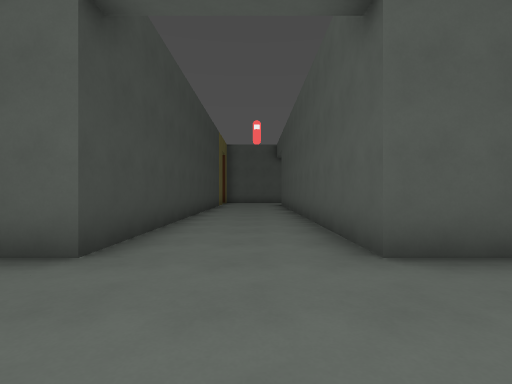
View 1 (above)

23 first-person views from a walk through a 3-D level made in the Godot game engine. The camera is 1.3 m above the floor, looks level and sees 85° across. The floor is counted in squares, 2 m on a side. Each view is taken from the middle of a square. On the plan, view 1 faces up. The plan holds only what a view shows up to about 9 squares ahead; the rest is blank. The place goes on beyond the plan. Characters and animated objects are not drawn. Door leaves are left out where a doorway can be walked through.

View 2
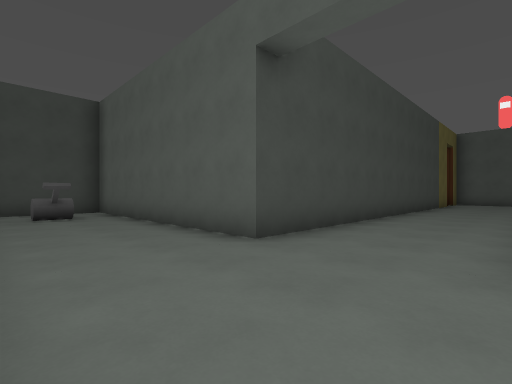

View 3
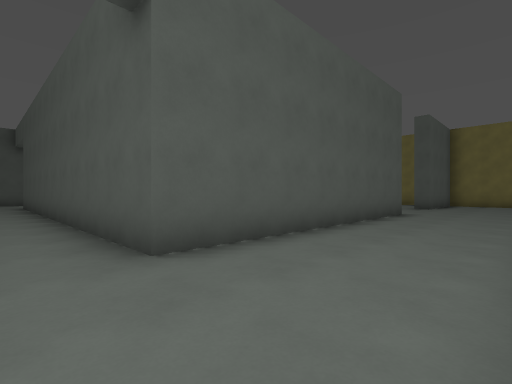

View 4
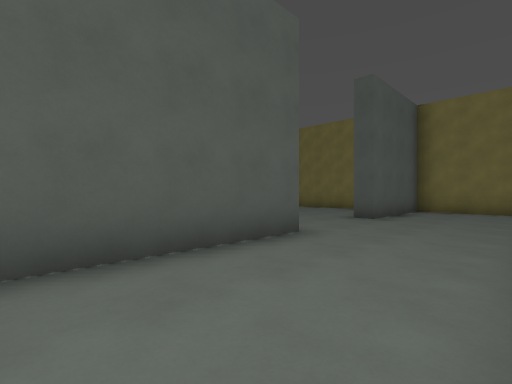

View 5
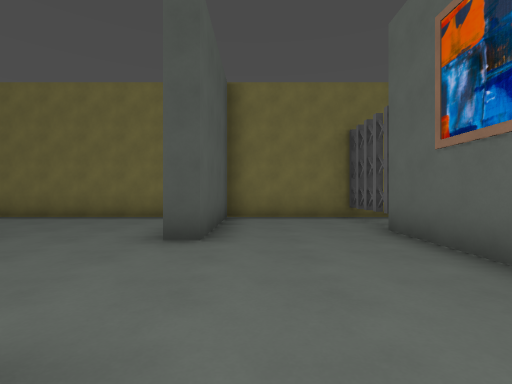

View 6
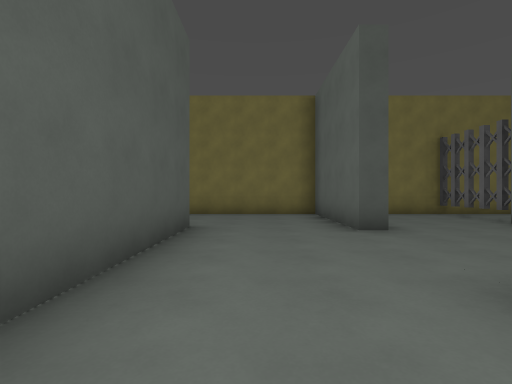

View 7
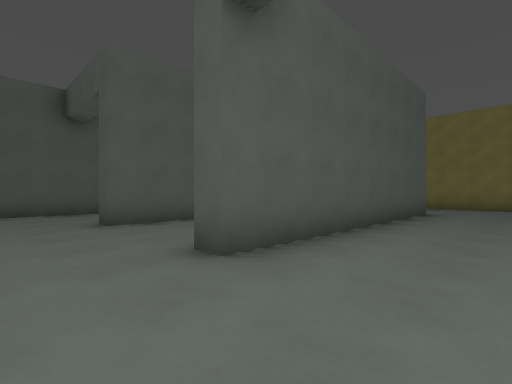

View 8
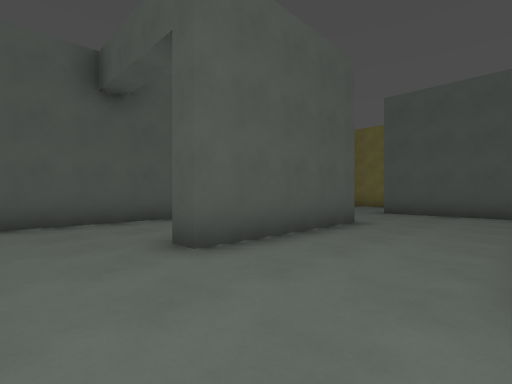

View 9
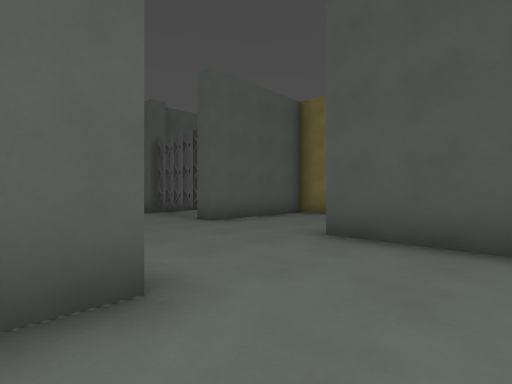

View 10
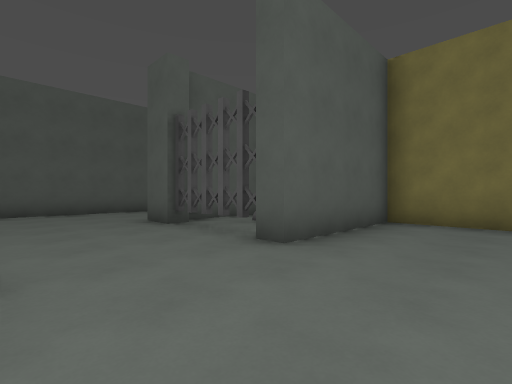

View 11
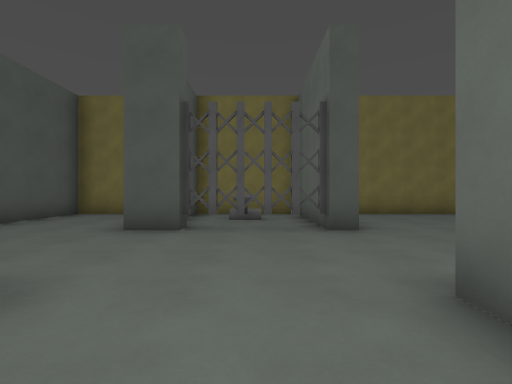

View 12
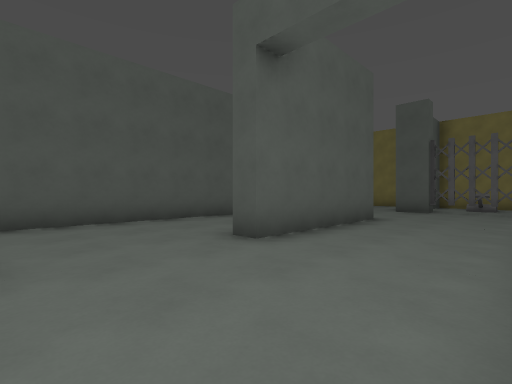

View 13
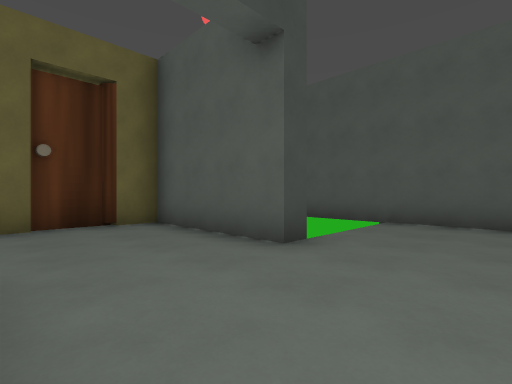

View 14
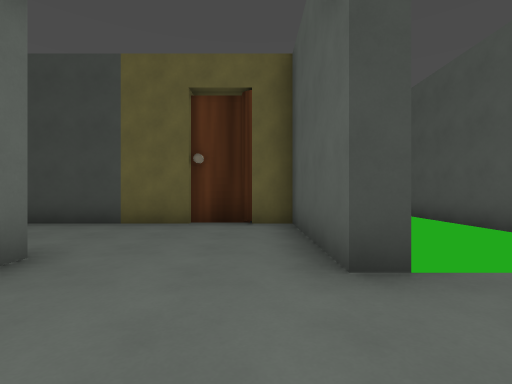

View 15
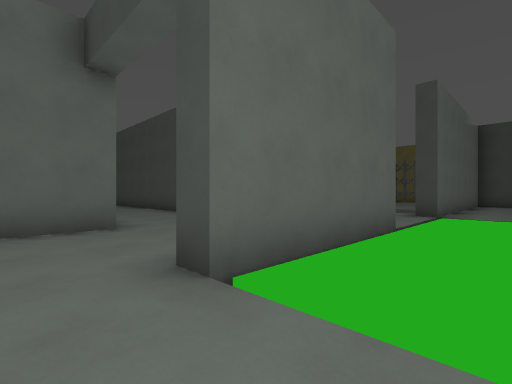

View 16
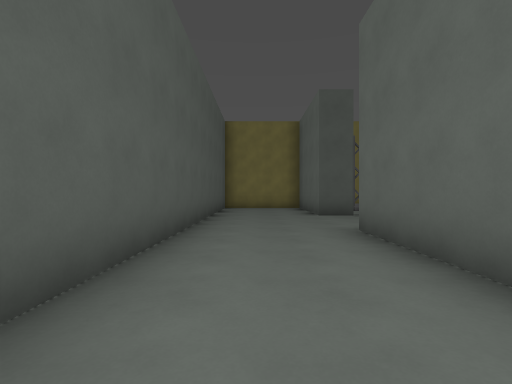

View 17
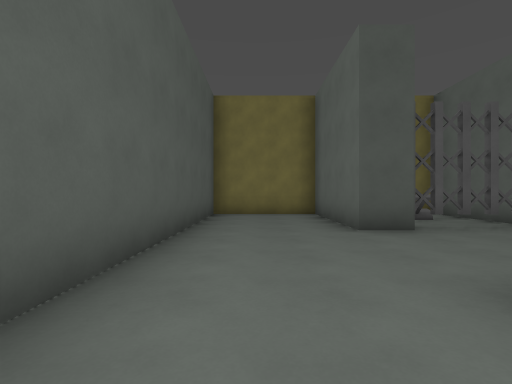

View 18
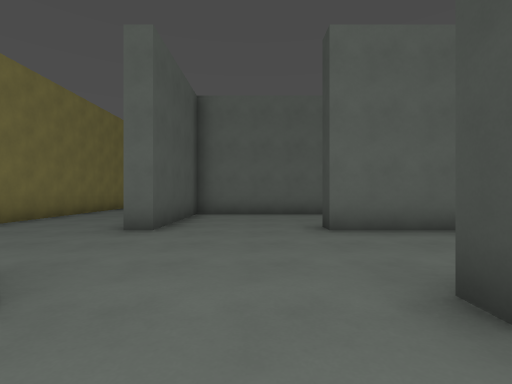

View 19
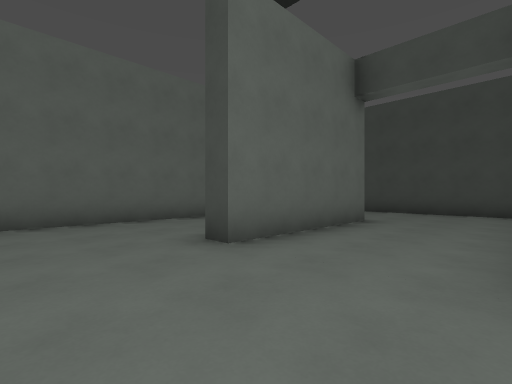

View 20
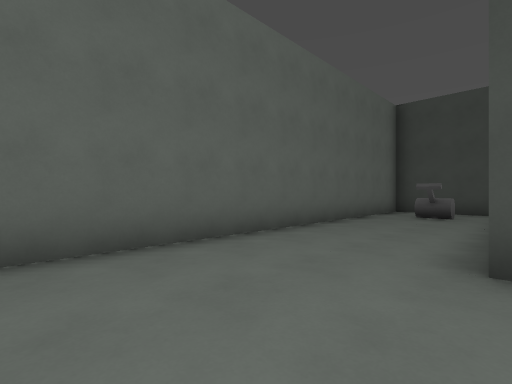

View 21
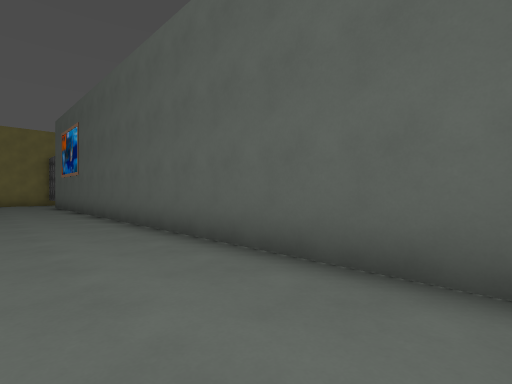

View 22
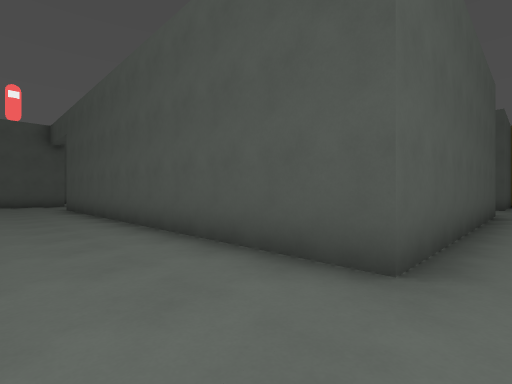

View 23
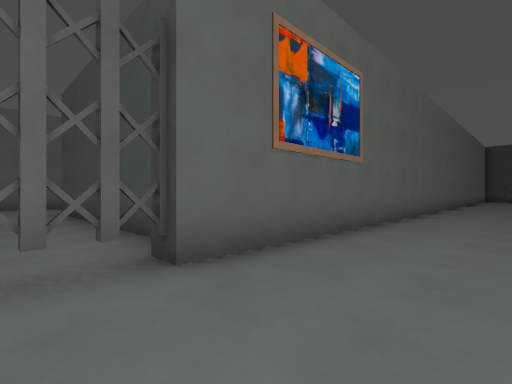

### Floor plan
Points are (right, up) in squares from view 1. A wall is a line through its corners. A room is listed if a view was taken in it or the views show most of it. See-through windows are left out.
Room 1 (views 1, 2, 3, 4, 5, 6, 7, 20, 21, 22, 23)
walls: (8.7, 2.7) (1.3, 2.7); (-1.7, 2.7) (-8.7, 2.7) (-8.7, -0.2) (12.7, -0.2) (12.7, -0.8); (12.8, -0.4) (15.2, -0.4); (12.2, 6.2) (4.8, 6.2); (15.3, -0.9) (15.3, 2.7) (11.8, 2.7) (11.8, 3.2)
ways out: opening at (3.5, 6) to room 2; opening at (12, 4.5) to room 2; open door at (-0.5, 3) to room 3; open door at (1, 4.5) to room 3; gap at (13.5, -1) to room 5
objects: lever (-7, 1)
Room 2 (views 8, 9, 10, 11, 12, 13, 14, 15, 16, 17, 18, 19)
walls: (6.4, 13.2) (3.2, 13.2); (8.2, 13.7) (8.7, 13.7) (8.7, 13.2); (8.7, 10.3) (8.7, 9.7) (4.8, 9.7) (4.8, 10.3) (8.7, 10.3); (8.8, 16.8) (4.8, 16.8) (4.8, 17.2); (6.6, 6.8) (11.8, 6.8) (11.8, 10.3) (12.2, 10.3); (11.9, 13.8) (11.9, 16.4); (5.9, 17.2) (8.8, 17.2); (1.7, 12.6) (1.7, 9.5); (1.1, 13.7) (2.9, 13.7); (4.8, 6.2) (4.8, 6.8); (11.8, 16.3) (11.8, 17.2) (15.3, 17.2) (15.3, 20.2) (0.4, 20.2); (0.5, 17.2) (1.7, 17.2) (1.7, 16.8) (-1.7, 16.8) (-1.7, 15.9); (1.3, 5.4) (1.3, 12.4); (-1.7, 14.6) (-1.7, 5.9); (-1.9, 15.7) (-1.9, 14.6); (11.8, 3.2) (15.3, 3.2) (15.3, 13.2) (11.8, 13.2) (11.8, 13.7)
ways out: opening at (3.5, 6) to room 1; opening at (12, 4.5) to room 1; open door at (-0.5, 6) to room 3; gap at (12, 16) to room 4; opening at (1, 19)
Room 3 (no view inside)
walls: (-1.7, 5.9) (-1.7, 2.7); (1.3, 2.7) (1.3, 5.4)
ways out: open door at (-0.5, 3) to room 1; open door at (1, 4.5) to room 1; open door at (-0.5, 6) to room 2; open door at (-2, 4.5)
Room 4 (no view inside)
walls: (11.8, 13.7) (15, 13.7); (15.3, 13.8) (15.3, 16.8) (12.5, 16.8)
ways out: gap at (12, 16) to room 2
objects: lever (13, 15)
Room 5 (no view inside)
walls: (12.2, -1.8) (12.2, -3.1); (15.3, -2.6) (15.3, -0.9)
ways out: gap at (13.5, -1) to room 1

Positions as (right, up) in squares from view 1, and headings:
1: (0, 0), facing up
2: (1, 0), facing up-left
3: (0, 0), facing up-right
4: (5, 0), facing up-right
5: (8, 2), facing right
6: (7, 5), facing right
7: (3, 4), facing up-right
8: (3, 7), facing up-right
9: (8, 8), facing up-right
10: (9, 11), facing up-right
11: (7, 15), facing right
12: (2, 14), facing up-right
13: (4, 14), facing up-left
14: (4, 16), facing left
15: (3, 19), facing down-left
16: (4, 19), facing right
17: (7, 19), facing right
18: (10, 15), facing down
19: (11, 13), facing down-left
20: (1, 3), facing down-left
21: (-1, 2), facing down-right
22: (-1, 2), facing up-right
23: (14, 2), facing down-left
